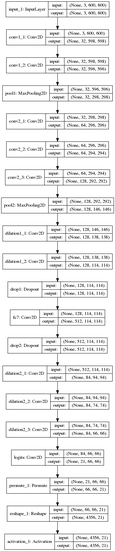
#> input picture models/model.png, 115 x 551 px, shrunk from 453 x 2176 before the run, found by its file name
$ python savepicture.py   (Python 2 division)
#> lines starting #> are read from the running program, lines starting #| are printed output that depends on the picture
import cv2,os
import numpy as np
model = cv2.imread('/home/zoro/Desktop/model.png')
#> model is the input picture: shape (551, 115, 3); min 0, max 255, mean 235.1
realmodel = cv2.imread('/home/zoro/Desktop/realmodel.png')
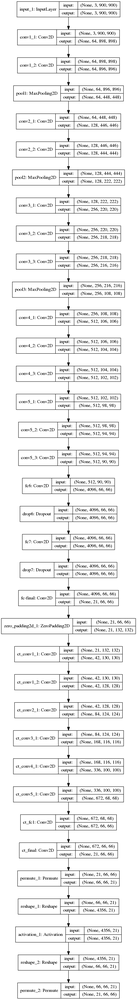
#> input picture models/realmodel.png, 137 x 1000 px, shrunk from 540 x 3947 before the run, found by its file name
#> realmodel is the input picture: shape (1000, 137, 3); min 0, max 255, mean 238.2
# model = np.array(model)
# realmodel = np.array(model)
# print type(model)
os.chdir('/home/zoro/Desktop/')
# model_arr =[]
# realmodel_arr = []
print model.shape,realmodel.shape
#| (551, 115, 3) (1000, 137, 3)
length = model.shape[0]/500
#> length = 1
for i in range(length+1):
	if (i<=length-1):
		cv2.imwrite('model' + str(i) + '.png',model[i*500:(i+1)*500,:,:])
	else :
		cv2.imwrite('model' + str(i) + '.png',model[i*500:,:,:])
#> this loop made 2 passes
#> pass 1, `cv2.imwrite('model' + str(i) + '.png',model[i*500:(i+1)*500,:,:])`:
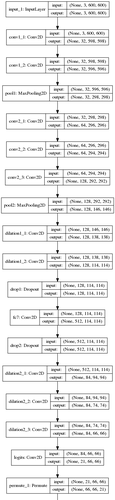
#> saved as model0.png: shape (500, 115, 3); min 0, max 255, mean 235.2
#> pass 2, `cv2.imwrite('model' + str(i) + '.png',model[i*500:,:,:])`:
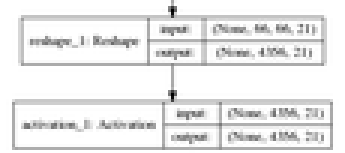
#> saved as model1.png: shape (51, 115, 3) (shown 3 times larger); min 0, max 255, mean 234.2

length = realmodel.shape[0]/500
#> length = 2

for i in range(length+1):
	if (i<=length-1):
		cv2.imwrite('realmodel' + str(i) + '.png',realmodel[i*500:(i+1)*500,:,:])
	else :
		cv2.imwrite('realmodel' + str(i) + '.png',realmodel[i*500:,:,:])
#> this loop made 3 passes
#> pass 1, `cv2.imwrite('realmodel' + str(i) + '.png',realmodel[i*500:(i+1)*500,:,..`:
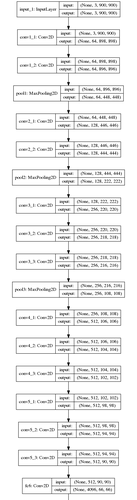
#> saved as realmodel0.png: shape (500, 137, 3); min 0, max 255, mean 238.2
#> pass 2, `cv2.imwrite('realmodel' + str(i) + '.png',realmodel[i*500:(i+1)*500,:,..`:
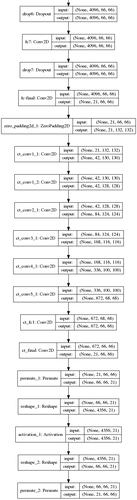
#> saved as realmodel1.png: shape (500, 137, 3); min 0, max 255, mean 238.3
